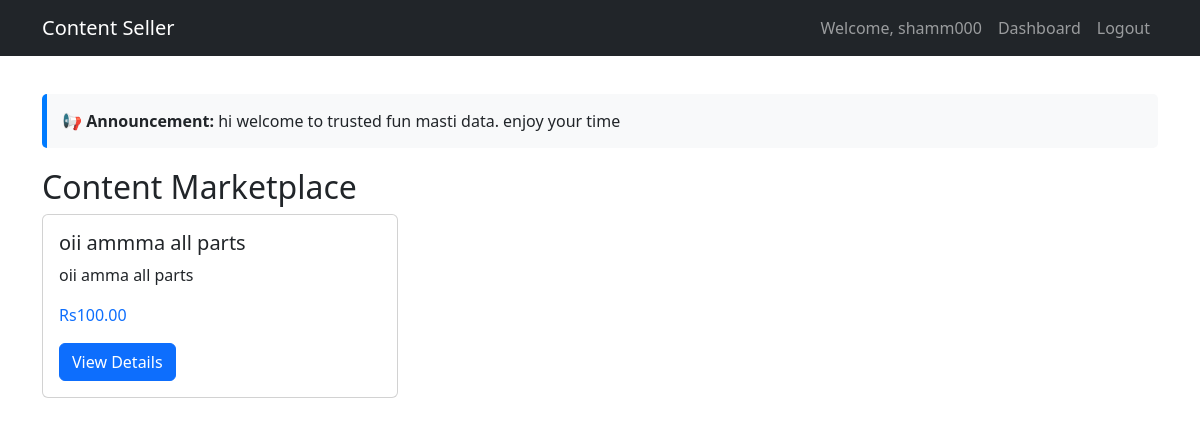
/content/ (signed in), run on the app's committed database.
### users/models.py (models this page shows, shortened)
class User(AbstractUser):
    ROLE_CHOICES = (
        ('admin', 'Admin'),
        ('creator', 'Creator'),
        ('buyer', 'Buyer'),
    )
    role = models.CharField(max_length=10, choices=ROLE_CHOICES, default='buyer')
    balance = models.DecimalField(max_digits=10, decimal_places=2, default=0)

### content/models.py (models this page shows, shortened)
class SiteMessage(models.Model):
    message = models.TextField()
    is_active = models.BooleanField(default=True)
    updated_at = models.DateTimeField(auto_now=True)
    class Meta:
        verbose_name = "Admin Message"
        verbose_name_plural = "Admin Messages"

class Content(models.Model):
    CONTENT_TYPES = (
        ('link', 'Link'),
        ('video', 'Video'),
    )
    zip_file = models.FileField(upload_to='content_zips/', blank=True, null=True, help_text="Upload a ZIP file containing all videos")
    creator = models.ForeignKey(settings.AUTH_USER_MODEL, on_delete=models.CASCADE, limit_choices_to={'role': 'creator'})
    title = models.CharField(max_length=200)
    description = models.TextField()
    content_type = models.CharField(max_length=10, choices=CONTENT_TYPES)
    link_url = models.URLField(blank=True, null=True)
    video_file = models.FileField(upload_to='videos/', blank=True, null=True)
    price = models.DecimalField(max_digits=10, decimal_places=2)
    is_active = models.BooleanField(default=True)
    is_approved = models.BooleanField(default=False, help_text="Admin approval required before buyers can see")
    created_at = models.DateTimeField(auto_now_add=True)
    updated_at = models.DateTimeField(auto_now=True)

### content/views.py (the view)
# urls.py: path('', views.content_list, name='content_list'),
def content_list(request):
    contents = Content.objects.filter(is_active=True, is_approved=True)
    return render(request, 'content/content_list.html', {'contents': contents})

### content/context_processors.py (called while the page is built)
def admin_message(request):
    msg = SiteMessage.objects.filter(is_active=True).first()
    return {'admin_message': msg.message if msg else None}

### templates/content/content_list.html (shortened to what this page needs)
{% extends "base.html" %}
{% block content %}
<h2>Content Marketplace</h2>
<div class="row">
    {% for content in contents %}
        <div class="col-md-4 mb-4">
            <div class="card h-100">
                <div class="card-body">
                    <h5 class="card-title">{{ content.title }}</h5>
                    <p class="card-text">{{ content.description|truncatewords:20 }}</p>
                    <p class="text-primary">Rs{{ content.price }}</p>
                    <a href="{% url 'content_detail' content.id %}" class="btn btn-primary">View Details</a>
                </div>
            </div>
        </div>
    {% empty %}
        <p>No content available yet.</p>
    {% endfor %}
</div>
{% endblock %}

### templates/base.html (shortened to what this page needs)
{% load static %}
<!DOCTYPE html>
<html lang="en">
<head>
    <link href="https://cdn.jsdelivr.net/npm/bootstrap@5.3.2/dist/css/bootstrap.min.css" rel="stylesheet">
</head>
<body>
    <nav class="navbar navbar-expand-lg navbar-dark bg-dark fixed-top">
        <div class="container">
            <a class="navbar-brand" href="{% url 'home' %}">Content Seller</a>
            <div class="collapse navbar-collapse">
                <ul class="navbar-nav ms-auto">
                    {% if user.is_authenticated %}
                        <li class="nav-item"><span class="nav-link">Welcome, {{ user.username }}</span></li>
                        {% if user.role == 'buyer' %}
                            <li class="nav-item"><a class="nav-link" href="{% url 'buyer_dashboard' %}">Dashboard</a></li>
                        {% elif user.role == 'creator' %}
                            <li class="nav-item"><a class="nav-link" href="{% url 'creator_dashboard' %}">Dashboard</a></li>
                        {% endif %}
                        <li class="nav-item">
                            <form method="post" action="{% url 'logout' %}">
                                <button type="submit" class="btn btn-link nav-link">Logout</button>
                            </form>
                        </li>
                    {% else %}
                        <li class="nav-item"><a class="nav-link" href="{% url 'login' %}">Login</a></li>
                        <li class="nav-item"><a class="nav-link" href="{% url 'creator_register' %}">Register as Creator</a></li>
                        <li class="nav-item"><a class="nav-link" href="{% url 'buyer_register' %}">Register as Buyer</a></li>
                    {% endif %}
                </ul>
            </div>
        </div>
    </nav>
    <div class="container mt-4">
        {% if admin_message %}
            <div class="message-banner">
                <strong>📢 Announcement:</strong> {{ admin_message }}
            </div>
        {% endif %}
        {% block content %}{% endblock %}
    </div>
</body>
</html>

### templates/base.html (style rules this page uses)
body { padding-top: 70px; }
.message-banner { background-color: #f8f9fa; border-left: 5px solid #007bff; padding: 15px; margin-bottom: 20px; border-radius: 5px; }

### data on the page
User: username "shamm000"
SiteMessage: message "hi welcome to trusted fun masti data. enjoy your time"
Content: title "oii ammma all parts", description "oii amma all parts", price "100.00"
